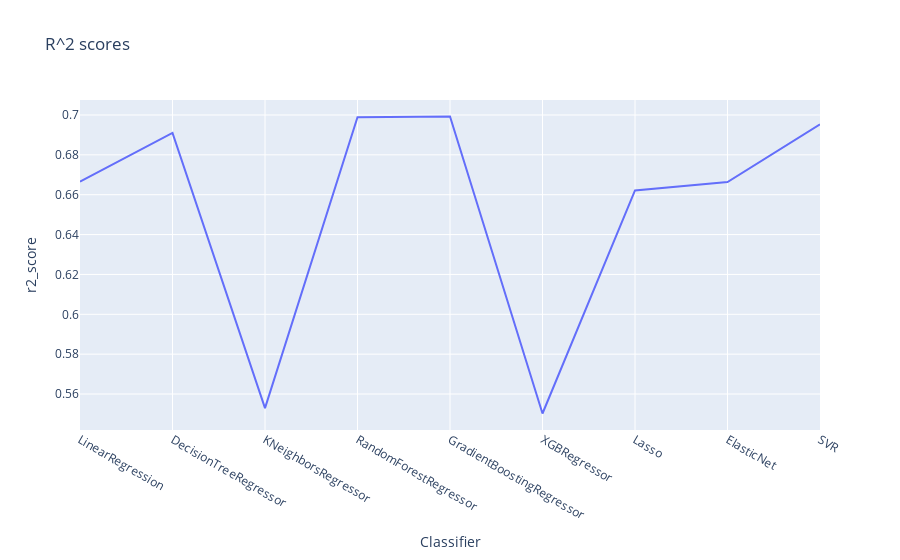

The code cell stored with this chart in its notebook:
### Code cell
fig_acc = px.line(results, x='Classifier', y='r2_score', title='R^2 scores')
fig_acc.show()
pio.write_html(fig_acc, file='R2Scores.html',auto_open=True)

### Figure 1 — Plotly figure (JSON) as saved in the notebook; plotly's stock layout.template omitted (floating-point values rounded to 4 significant figures)
{"data": [{"hovertemplate": "Classifier=%{x}<br>r2_score=%{y}<extra></extra>", "legendgroup": "", "line": {"color": "#636efa", "dash": "solid"}, "marker": {"symbol": "circle"}, "mode": "lines", "name": "", "orientation": "v", "showlegend": false, "type": "scatter", "x": ["LinearRegression", "DecisionTreeRegressor", "KNeighborsRegressor", "RandomForestRegressor", "GradientBoostingRegressor", "XGBRegressor", "Lasso", "ElasticNet", "SVR"], "xaxis": "x", "y": [0.6665, 0.691, 0.5529, 0.6988, 0.6992, 0.5502, 0.6622, 0.6663, 0.6953], "yaxis": "y"}], "layout": {"legend": {"tracegroupgap": 0}, "title": {"text": "R^2 scores"}, "xaxis": {"anchor": "y", "domain": [0, 1], "title": {"text": "Classifier"}}, "yaxis": {"anchor": "x", "domain": [0, 1], "title": {"text": "r2_score"}}}}
